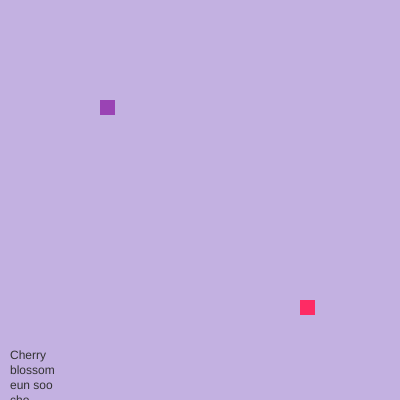
Frame 1 (no input)
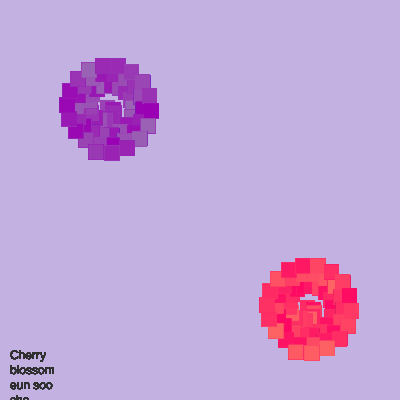
Frame 60 (no input)
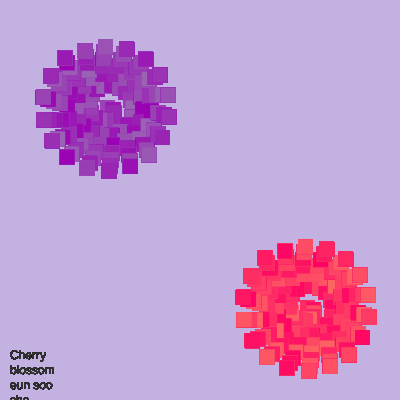
Frame 120 (the mouse pressed at the canvas centre since frame 60)

The p5.js sketch that drew these frames (run headless with seeded random() and noise() and a simulated clock; from frame 60 on, the mouse is pressed at the canvas centre):

// p5.js sketch
// ── sketch.js
var n = 0;
var c = 6;

function setup() {
  createCanvas(400, 400);
 // angleMode(DEGREES);
  colorMode(RGB);
  background(195, 177, 225);
  
}

function draw() {
  //background(220, 9, 39);

 var a = n * 19.2; //Golden Angle 137.5
 var r = c * sqrt(n); // distence also root
 var x = r * cos(a) + width / 2;
 var y = r * sin(a) + height / 2;

 let textss = 'Cherry blossom \n eun soo cho'; // text
 fill(50);
 text(textss, 10, 350, 70, 80);

 for(let i = 0; i < 255; i++)
 {
    let r = random(100);
    noStroke();
    fill( i , r, 100);
    rect (x + 100, y + 100 , 15, 15);
 }
 
 for(let i = 0; i < 155; i++)
 {
    let r = random(100);
    noStroke();
    fill( i , r, 180);
    rect (x - 100, y - 100 , 15, 15);
 }
 

 n++;

  
}
